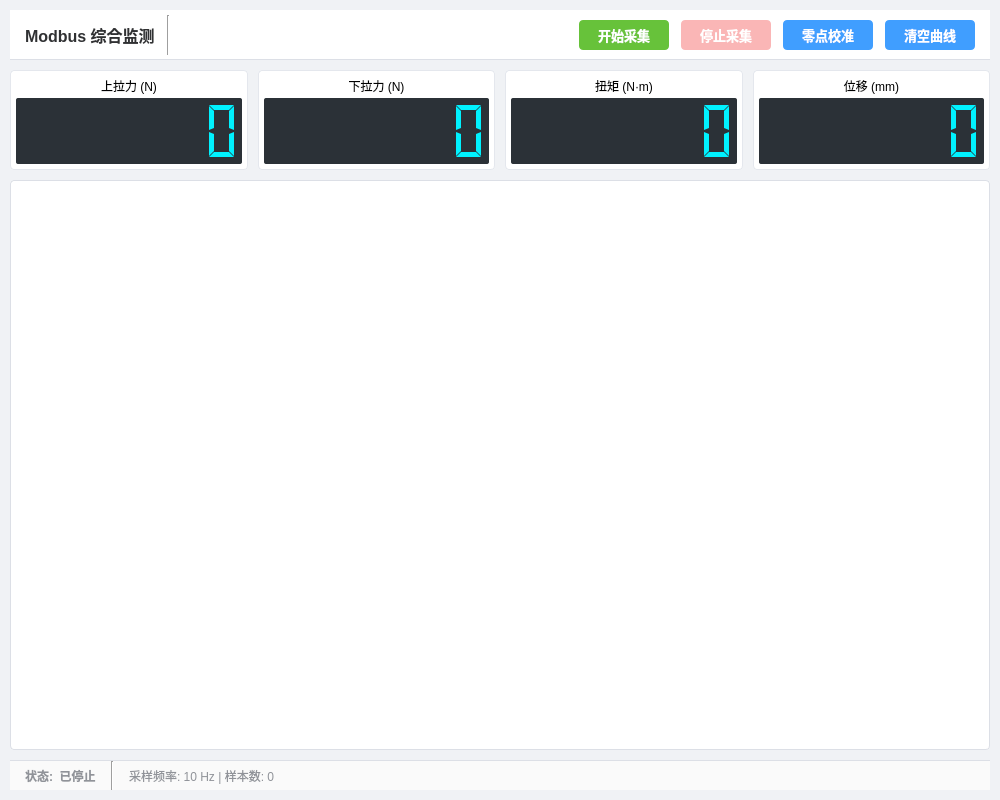
<?xml version="1.0" encoding="UTF-8"?>
<ui version="4.0">
 <class>MdbPage</class>
 <widget class="QWidget" name="MdbPage">
  <property name="geometry">
   <rect>
    <x>0</x>
    <y>0</y>
    <width>1000</width>
    <height>800</height>
   </rect>
  </property>
  <property name="windowTitle">
   <string>Modbus 传感器监测</string>
  </property>
  <property name="styleSheet">
   <string notr="true">/* 全局字体与背景 */
QWidget#MdbPage {
    background-color: #f0f2f5;
    font-family: &quot;Segoe UI&quot;, &quot;Microsoft YaHei&quot;, sans-serif;
    color: #333;
}

/* 顶部与底部栏背景 */
QFrame#controlFrame, QFrame#infoFrame {
    background-color: #ffffff;
    border-bottom: 1px solid #dcdfe6;
}
QFrame#infoFrame {
    border-top: 1px solid #dcdfe6;
    border-bottom: none;
    background-color: #fafafa;
}

/* 按钮通用样式 */
QPushButton {
    border: none;
    border-radius: 4px;
    padding: 4px 12px; /* 减小按钮内边距 */
    font-size: 13px;
    font-weight: bold;
    color: white;
}

/* 绿色按钮 (开始) */
QPushButton#btn_start {
    background-color: #67c23a;
}
QPushButton#btn_start:hover {
    background-color: #85ce61;
}
QPushButton#btn_start:pressed {
    background-color: #5daf34;
}

/* 红色按钮 (停止) */
QPushButton#btn_stop {
    background-color: #f56c6c;
}
QPushButton#btn_stop:hover {
    background-color: #f78989;
}
QPushButton#btn_stop:disabled {
    background-color: #fab6b6;
}

/* 蓝色按钮 (功能) */
QPushButton#btn_zero, QPushButton#btn_clear {
    background-color: #409eff;
}
QPushButton#btn_zero:hover, QPushButton#btn_clear:hover {
    background-color: #66b1ff;
}

/* 仪表卡片容器 - 去除多余边框，使其紧凑 */
QGroupBox {
    background-color: #ffffff;
    border: 1px solid #e4e7ed;
    border-radius: 4px;
    margin: 0px;
    padding: 0px;
}

/* 仪表标题 */
QLabel[class=&quot;SensorTitle&quot;] {
    color: #606266;
    font-weight: bold;
    font-size: 13px;
    background-color: transparent;
    padding-bottom: 0px;
}

/* LCD 数字显示 - 紧凑化 */
QLCDNumber {
    background-color: #2b3137;
    color: #00f2ff;
    border: none;
    border-radius: 2px;
}

/* 图表区域容器 */
QFrame#plotContainer {
    background-color: #ffffff;
    border: 1px solid #dcdfe6;
    border-radius: 4px;
}

/* 状态文字 */
QLabel#label_status, QLabel#label_stats {
    color: #909399;
    font-size: 12px;
}</string>
  </property>
  <layout class="QVBoxLayout" name="mainLayout">
   <property name="spacing">
    <number>10</number>
   </property>
   <property name="leftMargin">
    <number>10</number>
   </property>
   <property name="topMargin">
    <number>10</number>
   </property>
   <property name="rightMargin">
    <number>10</number>
   </property>
   <property name="bottomMargin">
    <number>10</number>
   </property>
   <item>
    <widget class="QFrame" name="controlFrame">
     <property name="minimumSize">
      <size>
       <width>0</width>
       <height>50</height>
      </size>
     </property>
     <property name="maximumSize">
      <size>
       <width>16777215</width>
       <height>50</height>
      </size>
     </property>
     <property name="frameShape">
      <enum>QFrame::NoFrame</enum>
     </property>
     <layout class="QHBoxLayout" name="controlLayout">
      <property name="spacing">
       <number>12</number>
      </property>
      <property name="leftMargin">
       <number>15</number>
      </property>
      <property name="topMargin">
       <number>5</number>
      </property>
      <property name="rightMargin">
       <number>15</number>
      </property>
      <property name="bottomMargin">
       <number>5</number>
      </property>
      <item>
       <widget class="QLabel" name="label_title">
        <property name="styleSheet">
         <string>font-size: 16px; color: #303133; font-weight: bold;</string>
        </property>
        <property name="text">
         <string>Modbus 综合监测</string>
        </property>
       </widget>
      </item>
      <item>
       <widget class="Line" name="line_split">
        <property name="orientation">
         <enum>Qt::Vertical</enum>
        </property>
       </widget>
      </item>
      <item>
       <spacer name="horizontalSpacer">
        <property name="orientation">
         <enum>Qt::Horizontal</enum>
        </property>
        <property name="sizeHint" stdset="0">
         <size>
          <width>40</width>
          <height>20</height>
         </size>
        </property>
       </spacer>
      </item>
      <item>
       <widget class="QPushButton" name="btn_start">
        <property name="minimumSize">
         <size>
          <width>90</width>
          <height>30</height>
         </size>
        </property>
        <property name="cursor">
         <cursorShape>PointingHandCursor</cursorShape>
        </property>
        <property name="text">
         <string>开始采集</string>
        </property>
       </widget>
      </item>
      <item>
       <widget class="QPushButton" name="btn_stop">
        <property name="enabled">
         <bool>false</bool>
        </property>
        <property name="minimumSize">
         <size>
          <width>90</width>
          <height>30</height>
         </size>
        </property>
        <property name="cursor">
         <cursorShape>PointingHandCursor</cursorShape>
        </property>
        <property name="text">
         <string>停止采集</string>
        </property>
       </widget>
      </item>
      <item>
       <widget class="QPushButton" name="btn_zero">
        <property name="minimumSize">
         <size>
          <width>90</width>
          <height>30</height>
         </size>
        </property>
        <property name="cursor">
         <cursorShape>PointingHandCursor</cursorShape>
        </property>
        <property name="text">
         <string>零点校准</string>
        </property>
       </widget>
      </item>
      <item>
       <widget class="QPushButton" name="btn_clear">
        <property name="minimumSize">
         <size>
          <width>90</width>
          <height>30</height>
         </size>
        </property>
        <property name="cursor">
         <cursorShape>PointingHandCursor</cursorShape>
        </property>
        <property name="text">
         <string>清空曲线</string>
        </property>
       </widget>
      </item>
     </layout>
    </widget>
   </item>
   <item>
    <widget class="QWidget" name="dashboardWidget" native="true">
     <property name="minimumSize">
      <size>
       <width>0</width>
       <height>100</height>
      </size>
     </property>
     <property name="maximumSize">
      <size>
       <width>16777215</width>
       <height>100</height>
      </size>
     </property>
     <layout class="QHBoxLayout" name="dashboardLayout">
      <property name="spacing">
       <number>10</number>
      </property>
      <property name="leftMargin">
       <number>0</number>
      </property>
      <property name="topMargin">
       <number>0</number>
      </property>
      <property name="rightMargin">
       <number>0</number>
      </property>
      <property name="bottomMargin">
       <number>0</number>
      </property>
      <item>
       <widget class="QGroupBox" name="box_force_upper">
        <layout class="QVBoxLayout" name="vLayout_1">
         <property name="spacing">
          <number>2</number>
         </property>
         <property name="leftMargin">
          <number>5</number>
         </property>
         <property name="topMargin">
          <number>5</number>
         </property>
         <property name="rightMargin">
          <number>5</number>
         </property>
         <property name="bottomMargin">
          <number>5</number>
         </property>
         <item>
          <widget class="QLabel" name="label_force_upper">
           <property name="maximumSize">
            <size>
             <width>16777215</width>
             <height>20</height>
            </size>
           </property>
           <property name="text">
            <string>上拉力 (N)</string>
           </property>
           <property name="alignment">
            <set>Qt::AlignCenter</set>
           </property>
           <property name="class" stdset="0">
            <string>SensorTitle</string>
           </property>
          </widget>
         </item>
         <item>
          <widget class="QLCDNumber" name="lcd_force_upper">
           <property name="digitCount">
            <number>7</number>
           </property>
           <property name="segmentStyle">
            <enum>QLCDNumber::Flat</enum>
           </property>
          </widget>
         </item>
        </layout>
       </widget>
      </item>
      <item>
       <widget class="QGroupBox" name="box_force_lower">
        <layout class="QVBoxLayout" name="vLayout_2">
         <property name="spacing">
          <number>2</number>
         </property>
         <property name="leftMargin">
          <number>5</number>
         </property>
         <property name="topMargin">
          <number>5</number>
         </property>
         <property name="rightMargin">
          <number>5</number>
         </property>
         <property name="bottomMargin">
          <number>5</number>
         </property>
         <item>
          <widget class="QLabel" name="label_force_lower">
           <property name="maximumSize">
            <size>
             <width>16777215</width>
             <height>20</height>
            </size>
           </property>
           <property name="text">
            <string>下拉力 (N)</string>
           </property>
           <property name="alignment">
            <set>Qt::AlignCenter</set>
           </property>
           <property name="class" stdset="0">
            <string>SensorTitle</string>
           </property>
          </widget>
         </item>
         <item>
          <widget class="QLCDNumber" name="lcd_force_lower">
           <property name="digitCount">
            <number>7</number>
           </property>
           <property name="segmentStyle">
            <enum>QLCDNumber::Flat</enum>
           </property>
          </widget>
         </item>
        </layout>
       </widget>
      </item>
      <item>
       <widget class="QGroupBox" name="box_torque">
        <layout class="QVBoxLayout" name="vLayout_3">
         <property name="spacing">
          <number>2</number>
         </property>
         <property name="leftMargin">
          <number>5</number>
         </property>
         <property name="topMargin">
          <number>5</number>
         </property>
         <property name="rightMargin">
          <number>5</number>
         </property>
         <property name="bottomMargin">
          <number>5</number>
         </property>
         <item>
          <widget class="QLabel" name="label_torque">
           <property name="maximumSize">
            <size>
             <width>16777215</width>
             <height>20</height>
            </size>
           </property>
           <property name="text">
            <string>扭矩 (N·m)</string>
           </property>
           <property name="alignment">
            <set>Qt::AlignCenter</set>
           </property>
           <property name="class" stdset="0">
            <string>SensorTitle</string>
           </property>
          </widget>
         </item>
         <item>
          <widget class="QLCDNumber" name="lcd_torque">
           <property name="digitCount">
            <number>7</number>
           </property>
           <property name="segmentStyle">
            <enum>QLCDNumber::Flat</enum>
           </property>
          </widget>
         </item>
        </layout>
       </widget>
      </item>
      <item>
       <widget class="QGroupBox" name="box_position">
        <layout class="QVBoxLayout" name="vLayout_4">
         <property name="spacing">
          <number>2</number>
         </property>
         <property name="leftMargin">
          <number>5</number>
         </property>
         <property name="topMargin">
          <number>5</number>
         </property>
         <property name="rightMargin">
          <number>5</number>
         </property>
         <property name="bottomMargin">
          <number>5</number>
         </property>
         <item>
          <widget class="QLabel" name="label_position">
           <property name="maximumSize">
            <size>
             <width>16777215</width>
             <height>20</height>
            </size>
           </property>
           <property name="text">
            <string>位移 (mm)</string>
           </property>
           <property name="alignment">
            <set>Qt::AlignCenter</set>
           </property>
           <property name="class" stdset="0">
            <string>SensorTitle</string>
           </property>
          </widget>
         </item>
         <item>
          <widget class="QLCDNumber" name="lcd_position">
           <property name="digitCount">
            <number>7</number>
           </property>
           <property name="segmentStyle">
            <enum>QLCDNumber::Flat</enum>
           </property>
          </widget>
         </item>
        </layout>
       </widget>
      </item>
     </layout>
    </widget>
   </item>
   <item>
    <widget class="QFrame" name="plotContainer">
     <property name="sizePolicy">
      <sizepolicy hsizetype="Expanding" vsizetype="Expanding">
       <horstretch>0</horstretch>
       <verstretch>1</verstretch>
      </sizepolicy>
     </property>
     <property name="frameShape">
      <enum>QFrame::StyledPanel</enum>
     </property>
     <property name="frameShadow">
      <enum>QFrame::Raised</enum>
     </property>
     <layout class="QGridLayout" name="plotGridLayout">
      <property name="spacing">
       <number>8</number>
      </property>
      <property name="leftMargin">
       <number>5</number>
      </property>
      <property name="topMargin">
       <number>5</number>
      </property>
      <property name="rightMargin">
       <number>5</number>
      </property>
      <property name="bottomMargin">
       <number>5</number>
      </property>
      <item row="0" column="0">
       <widget class="QCustomPlot" name="plot_force_upper" native="true">
        <property name="minimumSize">
         <size>
          <width>200</width>
          <height>150</height>
         </size>
        </property>
       </widget>
      </item>
      <item row="0" column="1">
       <widget class="QCustomPlot" name="plot_force_lower" native="true">
        <property name="minimumSize">
         <size>
          <width>200</width>
          <height>150</height>
         </size>
        </property>
       </widget>
      </item>
      <item row="1" column="0">
       <widget class="QCustomPlot" name="plot_torque" native="true">
        <property name="minimumSize">
         <size>
          <width>200</width>
          <height>150</height>
         </size>
        </property>
       </widget>
      </item>
      <item row="1" column="1">
       <widget class="QCustomPlot" name="plot_position" native="true">
        <property name="minimumSize">
         <size>
          <width>200</width>
          <height>150</height>
         </size>
        </property>
       </widget>
      </item>
     </layout>
    </widget>
   </item>
   <item>
    <widget class="QFrame" name="infoFrame">
     <property name="minimumSize">
      <size>
       <width>0</width>
       <height>30</height>
      </size>
     </property>
     <property name="maximumSize">
      <size>
       <width>16777215</width>
       <height>30</height>
      </size>
     </property>
     <property name="frameShape">
      <enum>QFrame::NoFrame</enum>
     </property>
     <layout class="QHBoxLayout" name="infoLayout">
      <property name="spacing">
       <number>15</number>
      </property>
      <property name="leftMargin">
       <number>15</number>
      </property>
      <property name="topMargin">
       <number>0</number>
      </property>
      <property name="rightMargin">
       <number>15</number>
      </property>
      <property name="bottomMargin">
       <number>0</number>
      </property>
      <item>
       <widget class="QLabel" name="label_status">
        <property name="styleSheet">
         <string>font-weight: bold;</string>
        </property>
        <property name="text">
         <string>状态:  已停止</string>
        </property>
       </widget>
      </item>
      <item>
       <widget class="Line" name="line_status">
        <property name="orientation">
         <enum>Qt::Vertical</enum>
        </property>
       </widget>
      </item>
      <item>
       <widget class="QLabel" name="label_stats">
        <property name="styleSheet">
         <string>font-family: &quot;Consolas&quot;;</string>
        </property>
        <property name="text">
         <string>采样频率: 10 Hz | 样本数: 0</string>
        </property>
       </widget>
      </item>
      <item>
       <spacer name="horizontalSpacer_2">
        <property name="orientation">
         <enum>Qt::Horizontal</enum>
        </property>
        <property name="sizeHint" stdset="0">
         <size>
          <width>40</width>
          <height>20</height>
         </size>
        </property>
       </spacer>
      </item>
     </layout>
    </widget>
   </item>
  </layout>
 </widget>
 <customwidgets>
  <customwidget>
   <class>QCustomPlot</class>
   <extends>QWidget</extends>
   <header>qcustomplot.h</header>
   <container>1</container>
  </customwidget>
 </customwidgets>
 <resources/>
 <connections/>
</ui>
